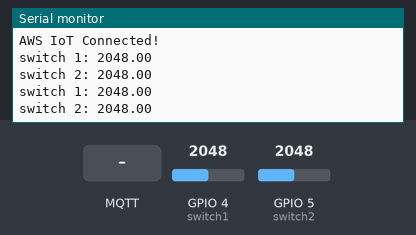
Bench run of a sketch on a simulated ESP32. Shown: the last lines printed to the serial monitor. The test bench sets the inputs (shaded band); at power-on: GPIO 4 (switch1) = 2048, GPIO 5 (switch2) = 2048. WiFi joins after 1.5 s; servers stay silent unless stated; no MQTT or app messages arrive unless stated.

Above: at 2.7 s.
2.8 s: MQTT message "1" arrives on the first subscribed topic
At 4.4 s:
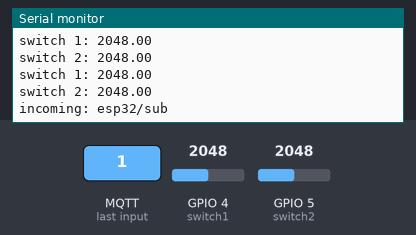
5.0 s: GPIO 4 (switch1) set to 2866
At 6.3 s:
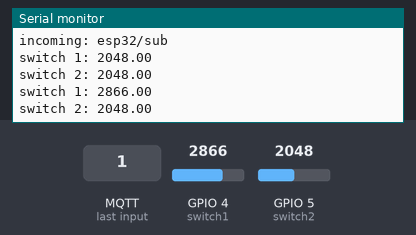
6.5 s: GPIO 5 (switch2) set to 2866
At 7.3 s:
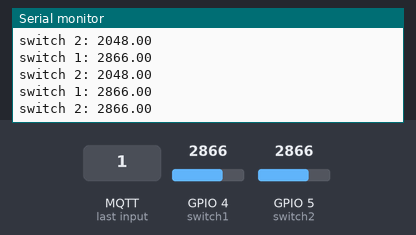
8.0 s: GPIO 4 (switch1) set to 3603
At 8.9 s:
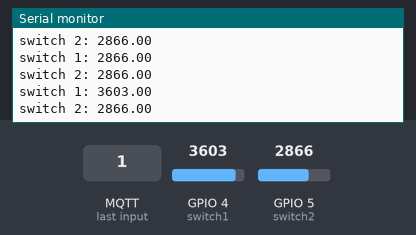
9.5 s: GPIO 5 (switch2) set to 3603
At 10.4 s:
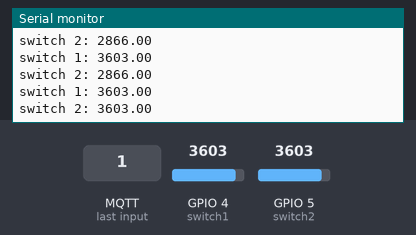
Timing chart, 0 to 12.0 s (numbered marks = the images above; inputs shaded):
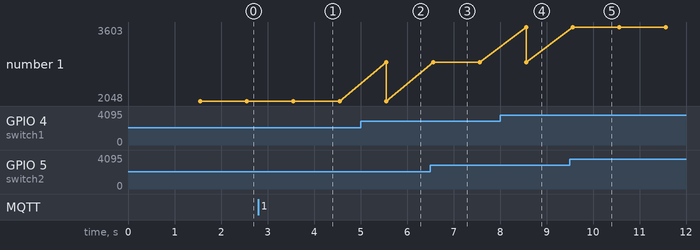

The sketch:

AWS_esp32.ino
```cpp
#include "secrets.h"
#include <WiFiClientSecure.h>
#include <PubSubClient.h>
#include <ArduinoJson.h>
#include "WiFi.h"

const int switch1 = 4;
const int switch2 = 5;

#define THINGNAME               "ESP32"
#define AWS_IOT_PUBLISH_TOPIC   "esp32/pub"
#define AWS_IOT_SUBSCRIBE_TOPIC "esp32/sub"

float h ;
float t;


WiFiClientSecure net = WiFiClientSecure();
PubSubClient client(net);

void connectAWS()
{
  WiFi.mode(WIFI_STA);
  WiFi.begin(WIFI_SSID, WIFI_PASSWORD);

  Serial.println("Connecting to Wi-Fi");

  while (WiFi.status() != WL_CONNECTED)
  {
    delay(500);
    Serial.print(".");
  }

  // Configure WiFiClientSecure to use the AWS IoT device credentials
  net.setCACert(AWS_CERT_CA);
  net.setCertificate(AWS_CERT_CRT);
  net.setPrivateKey(AWS_CERT_PRIVATE);

  // Connect to the MQTT broker on the AWS endpoint we defined earlier
  client.setServer(AWS_IOT_ENDPOINT, 8883);

  // Create a message handler
  client.setCallback(messageHandler);

  Serial.println("Connecting to AWS IOT");

  while (!client.connect(THINGNAME))
  {
    Serial.print(".");
    delay(100);
  }

  if (!client.connected())
  {
    Serial.println("AWS IoT Timeout!");
    return;
  }

  // Subscribe to a topic
  client.subscribe(AWS_IOT_SUBSCRIBE_TOPIC);

  Serial.println("AWS IoT Connected!");
}

void publishMessage()
{
  StaticJsonDocument<200> doc;
  doc["switch 1"] = h;
  doc["switch 2"] = t;
  char jsonBuffer[512];
  serializeJson(doc, jsonBuffer); // print to client

  client.publish(AWS_IOT_PUBLISH_TOPIC, jsonBuffer);
}

void messageHandler(char* topic, byte* payload, unsigned int length)
{
  Serial.print("incoming: ");
  Serial.println(topic);

  StaticJsonDocument<200> doc;
  deserializeJson(doc, payload);
  const char* message = doc["message"];
  Serial.println(message);
}

void setup()
{
  Serial.begin(115200);
  connectAWS();
  pinMode(switch1, INPUT);
  pinMode(switch2, INPUT);
}

void loop()
{
  h = analogRead(switch1);
  t = analogRead(switch2);

  if (isnan(h) || isnan(t) )  // Check if any reads failed and exit early (to try again).
  {
    Serial.println(F("Failed to read from the sensor!"));
    return;
  }

  Serial.print(F("switch 1: "));
  Serial.println(h);
  Serial.print(F("switch 2: "));
  Serial.println(t);


  publishMessage();
  client.loop();
  delay(1000);
}
```

secrets.h
```cpp
#include <pgmspace.h>

#define SECRET
#define THINGNAME "ESP32"                         //change this

const char WIFI_SSID[] = "Fawzy";               //change this
const char WIFI_PASSWORD[] = "S28l17i63q48@";           //change this
const char AWS_IOT_ENDPOINT[] = "ag4n5fourdi53-ats.iot.eu-north-1.amazonaws.com";       //change this

// Amazon Root CA 1
static const char AWS_CERT_CA[] PROGMEM = R"EOF(
-----BEGIN CERTIFICATE-----
MIIDQTCCAimgAwIBAgITBmyfz5m/jAo54vB4ikPmljZbyjANBgkqhkiG9w0BAQsF
ADA5MQswCQYDVQQGEwJVUzEPMA0GA1UEChMGQW1hem9uMRkwFwYDVQQDExBBbWF6
b24gUm9vdCBDQSAxMB4XDTE1MDUyNjAwMDAwMFoXDTM4MDExNzAwMDAwMFowOTEL
MAkGA1UEBhMCVVMxDzANBgNVBAoTBkFtYXpvbjEZMBcGA1UEAxMQQW1hem9uIFJv
b3QgQ0EgMTCCASIwDQYJKoZIhvcNAQEBBQADggEPADCCAQoCggEBALJ4gHHKeNXj
ca9HgFB0fW7Y14h29Jlo91ghYPl0hAEvrAIthtOgQ3pOsqTQNroBvo3bSMgHFzZM
9O6II8c+6zf1tRn4SWiw3te5djgdYZ6k/oI2peVKVuRF4fn9tBb6dNqcmzU5L/qw
IFAGbHrQgLKm+a/sRxmPUDgH3KKHOVj4utWp+UhnMJbulHheb4mjUcAwhmahRWa6
VOujw5H5SNz/0egwLX0tdHA114gk957EWW67c4cX8jJGKLhD+rcdqsq08p8kDi1L
93FcXmn/6pUCyziKrlA4b9v7LWIbxcceVOF34GfID5yHI9Y/QCB/IIDEgEw+OyQm
jgSubJrIqg0CAwEAAaNCMEAwDwYDVR0TAQH/BAUwAwEB/zAOBgNVHQ8BAf8EBAMC
AYYwHQYDVR0OBBYEFIQYzIU07LwMlJQuCFmcx7IQTgoIMA0GCSqGSIb3DQEBCwUA
A4IBAQCY8jdaQZChGsV2USggNiMOruYou6r4lK5IpDB/G/wkjUu0yKGX9rbxenDI
U5PMCCjjmCXPI6T53iHTfIUJrU6adTrCC2qJeHZERxhlbI1Bjjt/msv0tadQ1wUs
N+gDS63pYaACbvXy8MWy7Vu33PqUXHeeE6V/Uq2V8viTO96LXFvKWlJbYK8U90vv
o/ufQJVtMVT8QtPHRh8jrdkPSHCa2XV4cdFyQzR1bldZwgJcJmApzyMZFo6IQ6XU
5MsI+yMRQ+hDKXJioaldXgjUkK642M4UwtBV8ob2xJNDd2ZhwLnoQdeXeGADbkpy
rqXRfboQnoZsG4q5WTP468SQvvG5
-----END CERTIFICATE-----
)EOF";

// Device Certificate                                               //change this
static const char AWS_CERT_CRT[] PROGMEM = R"KEY(
-----BEGIN CERTIFICATE-----
MIIDWjCCAkKgAwIBAgIVAMLbFOeJeI6SWMVjavBZ44U6UawrMA0GCSqGSIb3DQEB
CwUAME0xSzBJBgNVBAsMQkFtYXpvbiBXZWIgU2VydmljZXMgTz1BbWF6b24uY29t
IEluYy4gTD1TZWF0dGxlIFNUPVdhc2hpbmd0b24gQz1VUzAeFw0yMzAzMTUxMjIx
NTlaFw00OTEyMzEyMzU5NTlaMB4xHDAaBgNVBAMME0FXUyBJb1QgQ2VydGlmaWNh
dGUwggEiMA0GCSqGSIb3DQEBAQUAA4IBDwAwggEKAoIBAQDXUfESgA21FydxY8y6
/2WfHGn+CtB/26RVpqF502WLIkq7bZ7olskxRIHD7mhAEtzaUD66LmOFSBn8qC9z
ydlPZrlCudu0qjNPsRbZ3WCxxD6gnjum6PfxsHOXqjlPXYXmG0yWfToj0c2s7hem
TsufPqakY9VRsq5twUV6Vq59EHisAiD1NEVd+LgrlLkrqqxhKszWhJPT17Stuprz
/uIdSZkycJXu4teSO1t5nG/nmgVvWxkYdDTX7Cd89w7kS0ALbMIpJnER51Lt67+i
7HNCng5qal4iGEM4/bjVrjDzhrtVNiODjh7+KZcH4o76PcK3bFkJC2VMMhVeOQUy
RWrJAgMBAAGjYDBeMB8GA1UdIwQYMBaAFOm/LbDEdx/iXFJEtpjMEVr2VzTmMB0G
A1UdDgQWBBQxsRmaL9XQSWulob4rG7i2a6i2tjAMBgNVHRMBAf8EAjAAMA4GA1Ud
DwEB/wQEAwIHgDANBgkqhkiG9w0BAQsFAAOCAQEAolR2P7hk136yAX7oJw/x4Gnb
0ZeWFYoheZG5kh5GS6kRynWQURctxz22rw1urZlL/avh9FM0nhaE37gIC4/jGt3F
+iAvoy94mkEMu/6cMDyCMNQesSEnhVYuslHn+lt1HDRkbPjOVHn0cSHrfxqr8/N6
XeptUfpaZUpwZHqsh5JcSGX8T52yyWsCPWO+nsGJVmxXMin5vXCOBcbykGBrs1a2
S3LF8hF8a5kSNmkD/So8Pe4yacsnM4LpQnMpkBLAJoKERh4hEP9bc0tME/R6W7vV
x74nT+er4ZRPPTNIOhQigWQFQPw+ZTSiw0faOaEDmjyqQaHY57AOTNVu/MlFxQ==
-----END CERTIFICATE-----


)KEY";

// Device Private Key                                               //change this
static const char AWS_CERT_PRIVATE[] PROGMEM = R"KEY(
-----BEGIN RSA PRIVATE KEY-----
MIIEpAIBAAKCAQEA11HxEoANtRcncWPMuv9lnxxp/grQf9ukVaahedNliyJKu22e
6JbJMUSBw+5oQBLc2lA+ui5jhUgZ/Kgvc8nZT2a5QrnbtKozT7EW2d1gscQ+oJ47
puj38bBzl6o5T12F5htMln06I9HNrO4Xpk7Lnz6mpGPVUbKubcFFelaufRB4rAIg
9TRFXfi4K5S5K6qsYSrM1oST09e0rbqa8/7iHUmZMnCV7uLXkjtbeZxv55oFb1sZ
GHQ01+wnfPcO5EtAC2zCKSZxEedS7eu/ouxzQp4OampeIhhDOP241a4w84a7VTYj
g44e/imXB+KO+j3Ct2xZCQtlTDIVXjkFMkVqyQIDAQABAoIBAQCZeJZTkWIzySUb
9P5f6toL5rzFjf++olcnlXVS2BJwcSjDHwc80PzmWOYFOVClGsy/7qJHIfldbl7X
bykjZqO1rIovvTmUNBwOmTKoZtoc2ruo0B/EgBj588LwPyxKHWbq9FpKiUd/cHMg
5zOEHnWUM5ujYGUTrkAVisRyxoXoLR348DMpbZPuEx7EIuBy8gcSCDBkkjAUeBRA
9CkSkwpPi7nuQQc5qukCcB/zE95BB7fxFzBryXHoLn2n6q1VLdsLRir5Rbcefpjm
jjWC9HsdqDWbRpfrHWCFYfo05oRkYJhvmeM3XmpS2BgyfwWyFggAm43LDWr4yY22
BQBj9TABAoGBAPopL4DuVLs1ZQmz6SXEEczHBfw59WTR+gdZ1ZAqQG8gyfFSHjNz
DaaZfztmwyto4ODsLH7fg/69+5oKXWsq9Igbp/cbWCJU5nH4GIX1UvSCNXuA8ANH
c2vnwivCS+t9FyRZWYXIZS2D8349HACp0MVB79eK6yhgsiv0+8cO4u9BAoGBANxY
kWhswrSUIRfIYFwWKrp9FHK3o+Vbsxn3HtD3Rj+Wh8I3EjZRpNyLVw3GA76HBUr1
WrNIzJ+UN0iI9VShu9HMP8hh7+OmewdtIIrTSzOuMgPgbFn3xUPblnvlNo17JMRc
QpRt8XjyG+fkj0TIfdu1ChWDw5u39Y0Ubof2/CGJAoGBALiXQXVK5/0IJlklh2mV
p2jKhzEZ92iAxJU+BaeOdeNKd5j5dk2SnUUMyOSlLGjQx/dQbnjkJ7sGpyyAb3SP
ysbQWX2ukLcsnKsGXdojLyY7Gonal8Bjrdi2uAGgKnNG55er0rI0L+yJDFhfcVVP
+TxFLlyHJoSx7WcgK9Uzt+LBAoGAd6LC+F6s7JzMxvvtjbIfavfEpXCd1UcPnFZ3
beAETTwu471A7ysvBuvEzV6o48atkgBbSaKKL06rIX/zLAtQTd3G98ZtGD5o6CRR
Ge8VEq9OypoMWmDTwz8zmntePj0RPmgVYj+7bv6NNj/7pc3xv9uw6POMvjyIXxwr
0zi/tnkCgYAwE5GezZ/ATYu27RMMe4NOG/nLV1klQvNogWiS7/zcFsyJ/Rw/bUpV
k/EQ9lp3E+z+2h8v577NX51NSdg25ZH55wZZBJtRoIYfK6I1BWmFaJ6NnJ2r5d3r
YJRskn+d7SgumbbAK48E4QX2WKmnhTki473GGOqGo90aUBmbAHfs1Q==
-----END RSA PRIVATE KEY-----


)KEY";
```

Measured:
- after the input at 2.8 s, the serial monitor: prints a new line after 0.76 s (image 1)
- after the input at 5.0 s, the serial monitor: prints a new line after 0.56 s (image 2)
- after the input at 6.5 s, the serial monitor: prints a new line after 0.06 s (image 3)
- after the input at 8.0 s, the serial monitor: prints a new line after 0.56 s (image 4)
- after the input at 9.5 s, the serial monitor: prints a new line after 0.06 s (image 5)
